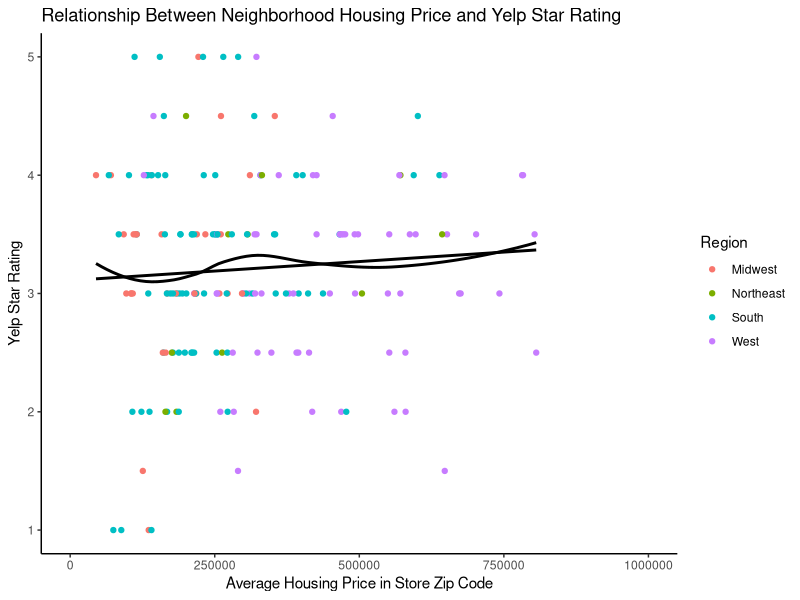
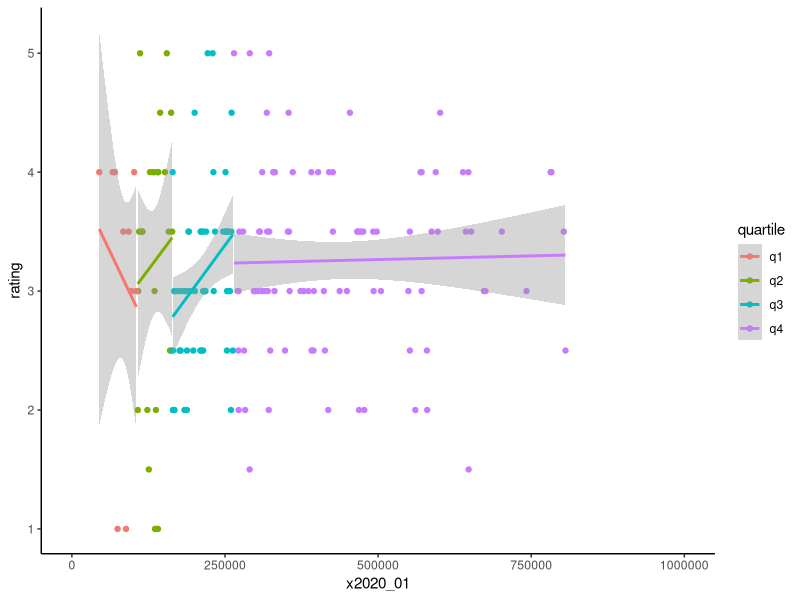

Source code (R) for these figures, in order:
## ---- chunk 1
knitr::opts_chunk$set(echo = TRUE)

library(tidyverse)
library(broom)

good <- read.csv("goodwill_hunting/good_q.csv")
zillow_2020 <- read.csv("goodwill_hunting/zillow_2020.csv")

good_ratings <- read.csv("goodwill_hunting/good_sampled.csv")

## ---- chunk 2

zillow_2020 %>%
  summarize(min = min(x2020_01),
            mean = mean(x2020_01),
            q1 = quantile(x2020_01, c(.25)),
            median = median(x2020_01),
            q3 = quantile(x2020_01, c(.75)),
            max = max(x2020_01))



## ---- chunk 3

goodwill_ratings <- read.csv("goodwill_hunting/goodwill_ratings.csv")

## ---- chunk 4
goodwill_ratings %>%
  drop_na(x2020_01, rating) %>%
  ggplot(aes(y = rating, x = x2020_01, color = region)) +
  xlim(0,1000000) +
  geom_point() +
  geom_smooth(method = "glm", level = 0, aes(group = 1), color = "black") +
  geom_smooth(level = 0, aes(group = 1), color = "black") +
  theme_classic() +
  labs(x = "Average Housing Price in Store Zip Code",
       y = "Yelp Star Rating",
       title = "Relationship Between Neighborhood Housing Price and Yelp Star Rating",
       color = "Region")

## ---- chunk 5

good_ratings %>%
  drop_na(x2020_01, rating) %>%
  ggplot(aes(y = rating, x = x2020_01, color = quartile)) +
  xlim(0,1000000) +
  geom_point() +
  geom_smooth(method = "glm") +
  theme_classic()

## ---- chunk 6

ratings_model <- lm(rating ~ x2020_01, data = good_ratings)

ratings_model %>%
  tidy(conf.int = TRUE)
